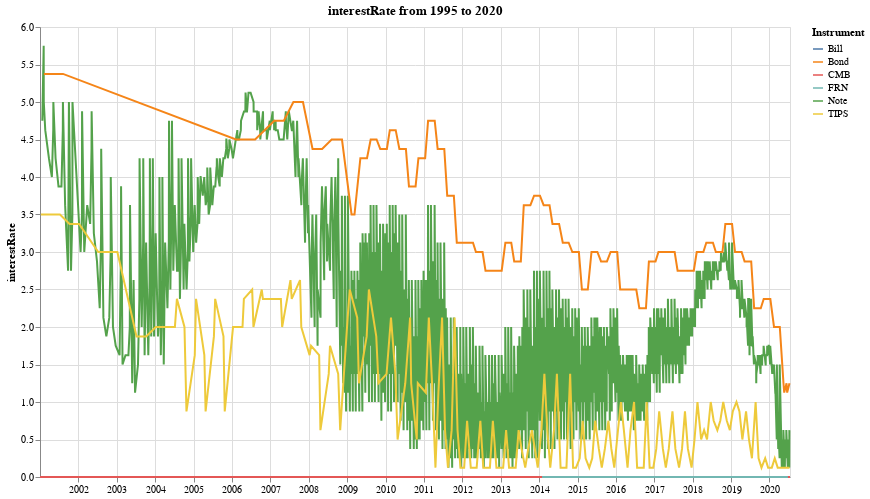

Notebook code for this chart:
### Code cell
dfsa, ca = doTsChart(range(1995, 2021), metric='interestRate')
ca.display()

### Figure 1 — Vega-Lite specification as saved in the notebook (floating-point values rounded to 4 significant figures; data arrays with more than 128 entries replaced by an {"elided": "..."} marker saying what was removed)
{"config": {"view": {"continuousWidth": 400, "continuousHeight": 300}}, "data": {"name": "data-9728b63abe8b3abfa792528c81edcbdd"}, "mark": "line", "background": "white", "encoding": {"color": {"type": "nominal", "field": "type", "title": "Instrument"}, "x": {"type": "temporal", "axis": {"title": ""}, "field": "auctionDate"}, "y": {"type": "quantitative", "field": "interestRate"}}, "height": 450, "title": "interestRate from 1995 to 2020", "width": 750, "$schema": "https://vega.github.io/schema/vega-lite/v4.8.1.json", "datasets": {"data-9728b63abe8b3abfa792528c81edcbdd": {"elided": "5000 records"}}}
